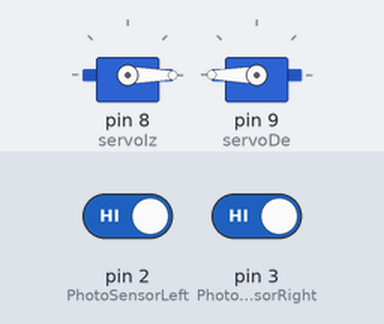
This sketch was run on a simulated Arduino Uno, built with avr-gcc and run on an emulated ATmega328P. Parts: 2 × servo. The test bench sets the inputs (shaded band); at power-on: pin 2 (PhotoSensorLeft) HIGH, pin 3 (PhotoSensorRight) HIGH.

Above: at 1.2 s.
1.3 s: pin 2 (PhotoSensorLeft) driven LOW
At 2.1 s:
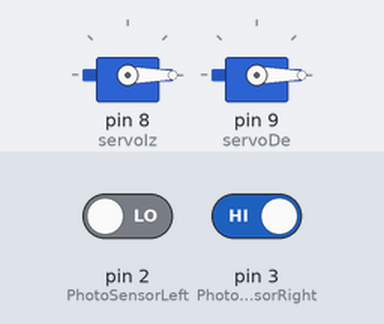
2.8 s: pin 3 (PhotoSensorRight) driven LOW
At 3.2 s:
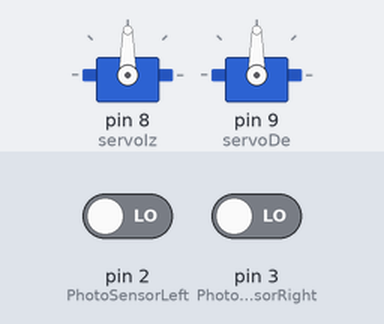
4.3 s: pin 2 (PhotoSensorLeft) driven HIGH
At 5.5 s:
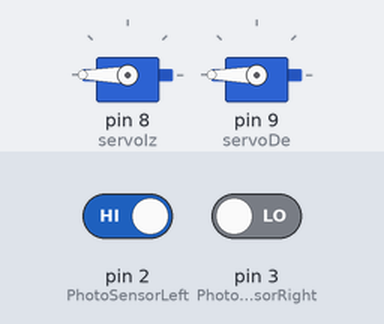
5.8 s: pin 3 (PhotoSensorRight) driven HIGH
At 6.7 s:
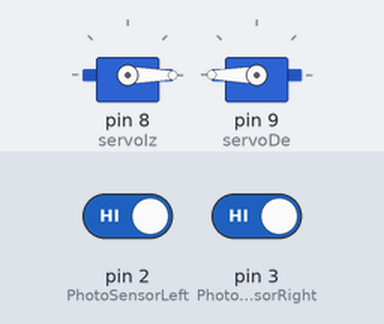
Timing chart, 0 to 8.3 s (numbered marks = the images above; inputs shaded):
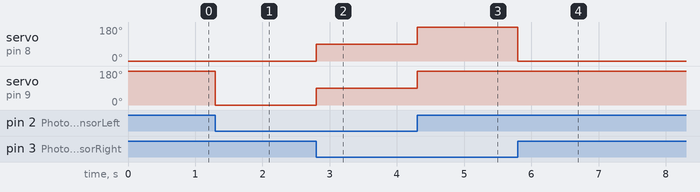

Measured:
- after the input at 1.3 s, servo on pin 9 (servoDe): 180° → 0° at once
- after the input at 2.8 s, servo on pin 8 (servoIz), servo on pin 9 (servoDe): 0° → 90° at once
- after the input at 4.3 s, servo on pin 8 (servoIz), servo on pin 9 (servoDe): 90° → 180° at once
- after the input at 5.8 s, servo on pin 8 (servoIz): 180° → 0° at once

The sketch:

robotCircuito.ino
```cpp
#include <Servo.h>

const int PhotoSensorLeft = 2;
const int PhotoSensorRight = 3;

const int BLANCO = 0;
const int NEGRO = 1;

Servo servoIz;
Servo servoDe;

void setup() {
  pinMode(PhotoSensorLeft, INPUT);
  pinMode(PhotoSensorRight, INPUT);

  servoIz.attach(8);
  servoDe.attach(9);
}

void loop() {
  if(digitalRead(PhotoSensorLeft) == BLANCO && digitalRead(PhotoSensorRight) == BLANCO){
    parar();
  }else if (digitalRead(PhotoSensorLeft) == NEGRO && digitalRead(PhotoSensorRight) == NEGRO) {
    avanzar();
  } else if (digitalRead(PhotoSensorLeft) == BLANCO && digitalRead(PhotoSensorRight) == NEGRO) {
    girar_derecha();
  } else if (digitalRead(PhotoSensorLeft) == NEGRO && digitalRead(PhotoSensorRight) == BLANCO) {
    girar_izquierda();
  }
}

void avanzar() {
  servoDe.write(180);
  servoIz.write(0);
}

void parar() {
  servoDe.write(90);
  servoIz.write(90);
}

void girar_izquierda() {
  servoDe.write(180);
  servoIz.write(180);
}

void girar_derecha() {
  servoDe.write(0);
  servoIz.write(0);
}
```
